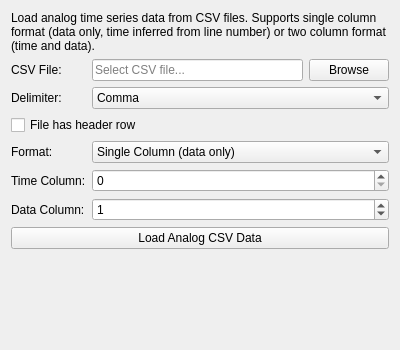
<?xml version="1.0" encoding="UTF-8"?>
<ui version="4.0">
 <class>CSVAnalogImport_Widget</class>
 <widget class="QWidget" name="CSVAnalogImport_Widget">
  <property name="geometry">
   <rect>
    <x>0</x>
    <y>0</y>
    <width>400</width>
    <height>350</height>
   </rect>
  </property>
  <property name="windowTitle">
   <string>CSV Analog Import</string>
  </property>
  <layout class="QVBoxLayout" name="verticalLayout">
   <item>
    <widget class="QLabel" name="label_description">
     <property name="text">
      <string>Load analog time series data from CSV files. Supports single column format (data only, time inferred from line number) or two column format (time and data).</string>
     </property>
     <property name="wordWrap">
      <bool>true</bool>
     </property>
    </widget>
   </item>
   <item>
    <layout class="QGridLayout" name="gridLayout">
     <item row="0" column="0">
      <widget class="QLabel" name="label_file_path">
       <property name="text">
        <string>CSV File:</string>
       </property>
      </widget>
     </item>
     <item row="0" column="1">
      <widget class="QLineEdit" name="file_path_edit">
       <property name="placeholderText">
        <string>Select CSV file...</string>
       </property>
      </widget>
     </item>
     <item row="0" column="2">
      <widget class="QPushButton" name="browse_button">
       <property name="text">
        <string>Browse</string>
       </property>
      </widget>
     </item>
     <item row="1" column="0">
      <widget class="QLabel" name="label_delimiter">
       <property name="text">
        <string>Delimiter:</string>
       </property>
      </widget>
     </item>
     <item row="1" column="1" colspan="2">
      <widget class="QComboBox" name="delimiter_combo">
       <item>
        <property name="text">
         <string>Comma</string>
        </property>
       </item>
       <item>
        <property name="text">
         <string>Space</string>
        </property>
       </item>
       <item>
        <property name="text">
         <string>Tab</string>
        </property>
       </item>
       <item>
        <property name="text">
         <string>Semicolon</string>
        </property>
       </item>
      </widget>
     </item>
     <item row="2" column="0" colspan="3">
      <widget class="QCheckBox" name="has_header_checkbox">
       <property name="text">
        <string>File has header row</string>
       </property>
       <property name="checked">
        <bool>false</bool>
       </property>
      </widget>
     </item>
     <item row="3" column="0">
      <widget class="QLabel" name="label_format">
       <property name="text">
        <string>Format:</string>
       </property>
      </widget>
     </item>
     <item row="3" column="1" colspan="2">
      <widget class="QComboBox" name="format_combo">
       <property name="toolTip">
        <string>Single column: data values only, time is line number. Two columns: separate time and data columns.</string>
       </property>
       <item>
        <property name="text">
         <string>Single Column (data only)</string>
        </property>
       </item>
       <item>
        <property name="text">
         <string>Two Columns (time and data)</string>
        </property>
       </item>
      </widget>
     </item>
     <item row="4" column="0">
      <widget class="QLabel" name="label_time_column">
       <property name="text">
        <string>Time Column:</string>
       </property>
      </widget>
     </item>
     <item row="4" column="1" colspan="2">
      <widget class="QSpinBox" name="time_column_spinbox">
       <property name="toolTip">
        <string>Column index for time values (0-based).</string>
       </property>
       <property name="minimum">
        <number>0</number>
       </property>
       <property name="maximum">
        <number>100</number>
       </property>
       <property name="value">
        <number>0</number>
       </property>
      </widget>
     </item>
     <item row="5" column="0">
      <widget class="QLabel" name="label_data_column">
       <property name="text">
        <string>Data Column:</string>
       </property>
      </widget>
     </item>
     <item row="5" column="1" colspan="2">
      <widget class="QSpinBox" name="data_column_spinbox">
       <property name="toolTip">
        <string>Column index for data values (0-based).</string>
       </property>
       <property name="minimum">
        <number>0</number>
       </property>
       <property name="maximum">
        <number>100</number>
       </property>
       <property name="value">
        <number>1</number>
       </property>
      </widget>
     </item>
    </layout>
   </item>
   <item>
    <widget class="QPushButton" name="load_button">
     <property name="text">
      <string>Load Analog CSV Data</string>
     </property>
    </widget>
   </item>
   <item>
    <spacer name="verticalSpacer">
     <property name="orientation">
      <enum>Qt::Orientation::Vertical</enum>
     </property>
     <property name="sizeHint" stdset="0">
      <size>
       <width>20</width>
       <height>40</height>
      </size>
     </property>
    </spacer>
   </item>
  </layout>
 </widget>
 <resources/>
 <connections/>
</ui>
